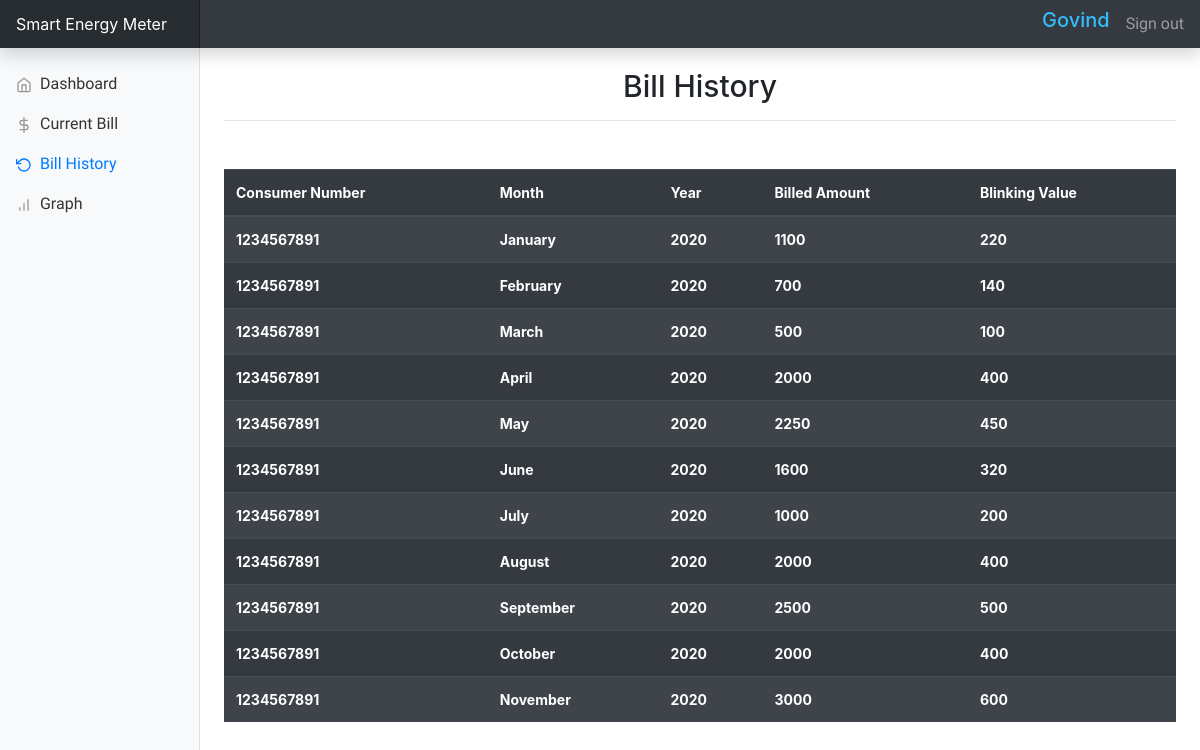
The app's page /user-dashboard/bill_history.php (signed in) with its own data.
### tables this page shows
CREATE TABLE `consumerdetails` (
  `name` text NOT NULL,
  `address` text NOT NULL,
  `emailid` text NOT NULL,
  `consumernumber` text NOT NULL,
  `phone` text DEFAULT NULL
);

CREATE TABLE `orderid` (
  `month` text NOT NULL,
  `year` text NOT NULL,
  `consumernumber` text NOT NULL,
  `totalamount` text NOT NULL,
  `blinkingvalue` int(11) NOT NULL
);

### user-dashboard/bill_history.php (the view, shortened to what this page needs)
<!doctype html>
<html lang="en">
  <head>
<link href="css/bootstrap.min.css" rel="stylesheet">
    <link href="css/bill_history.css" rel="stylesheet">
  </head>
  <body>
      <?php
    include 'connection.php';
    $consumerid = $_SESSION['consumerid'];
    $lasturl=$_SERVER['HTTP_REFERER'];
    if(isset($_SESSION['consumerid'])){
        $sql="SELECT * FROM `orderid` WHERE `consumernumber`='$consumerid'";
        $result = mysqli_query($conn,$sql);
        $sql1="SELECT* FROM `consumerdetails` WHERE `consumernumber`='$consumerid'";
        $result1 = mysqli_query($conn,$sql1);
        $row1= $result1->fetch_assoc();
        ?>
  <nav class="navbar navbar-dark sticky-top bg-dark flex-md-nowrap p-0 shadow">
  <a class="navbar-brand col-md-3 col-lg-2 mr-0 px-3" href="#">Smart Energy Meter</a>
  <div class="graph ml-auto">
   <h5><?php echo $row1['name'] ?></h5>
   </div>
  <ul class="navbar-nav px-3">
    <li class="nav-item text-nowrap">
    <a class="nav-link" href="signout.php">Sign out</a>
    </li>
  </ul>
</nav>
<div class="container-fluid">
  <div class="row">
    <nav id="sidebarMenu" class="col-md-3 col-lg-2 d-md-block bg-light sidebar collapse">
      <div class="sidebar-sticky pt-3">
        <ul class="nav flex-column">
          <li class="nav-item">
            <a class="nav-link " href="user_dash.php">
              <span data-feather="home"></span>
              Dashboard <span class="sr-only">(current)</span>
            </a>
          </li>
          <li class="nav-item">
            <a class="nav-link" href="current_bill.php">
              <span data-feather="dollar-sign"></span>
              Current Bill
            </a>
          </li>
          <li class="nav-item">
            <a class="nav-link active" href="bill_history.php">
              <span data-feather="rotate-ccw"></span>
              Bill History
            </a>
          </li>
          <li class="nav-item">
            <a class="nav-link" href="graph.php">
              <span data-feather="bar-chart"></span>
              Graph
            </a>
          </li>
        </ul>
      </div>
    </nav>
    <main role="main" class="col-md-9 ml-sm-auto col-lg-10 px-md-4">
   <div class="content">
   <h2 align="center">Bill History</h2>
   <hr>
   <table class="table table-striped table-responsive-sm table-dark mt-5">
    <thead>
      <tr>
        <th scope="col">Consumer Number</th>
        <th scope="col">Month</th>
        <th scope="col">Year</th>
        <th scope="col"> Billed Amount </th>
        <th scope="col">Blinking Value</th>
      </tr>
    </thead>
    <tbody>
   <?php
        while($row = mysqli_fetch_array($result)){
         echo "<tr>";
         echo  '<th scope="row" >'.$row['consumernumber'].' </th>';
         echo  '<th scope="row" >'.$row['month'].' </th>';
         echo  '<th scope="row" >'.$row['year'].' </th>';
         echo  '<th scope="row" >'.$row['totalamount'].' </th>';
         echo  '<th scope="row" >'.$row['blinkingvalue'].' </th>';
        echo "</tr>";
        } ?>
        </tbody>
  </table>
    </main>
  </div>
</div>
</body>
<?php
}
else{
    header('location:'.$lasturl);
}
?>

### user-dashboard/css/bill_history.css (style rules this page uses)
body { font-size: .875rem; }
.nav-link { font-family: 'ABeeZee', sans-serif; font-size: 16px; }
.feather { width: 16px; height: 16px; vertical-align: text-bottom; }
.sidebar { position: fixed; top: 0; bottom: 0; left: 0; z-index: 100; padding: 48px 0 0; box-shadow: inset -1px 0 0 rgba(0, 0, 0, .1); }
.content>h2 { font-family: -apple-system, BlinkMacSystemFont, 'Segoe UI', Roboto, Oxygen, Ubuntu, Cantarell, 'Open Sans', 'Helvetica Neue', sans-serif; font-size: 30px; margin-top: 20px; }
.graph>h5 { color: rgb(52, 189, 253); }
.sidebar-sticky { position: relative; top: 0; height: calc(100vh - 48px); padding-top: .5rem; overflow-x: hidden; overflow-y: auto; }
.sidebar .nav-link { font-weight: 500; color: #333; }
.sidebar .nav-link .feather { margin-right: 4px; color: #999; }
.sidebar .nav-link.active { color: #007bff; }
.sidebar .nav-link:hover .feather, .sidebar .nav-link.active .feather { color: inherit; }
.navbar-brand { padding-top: .75rem; padding-bottom: .75rem; font-size: 1rem; background-color: rgba(0, 0, 0, .25); box-shadow: inset -1px 0 0 rgba(0, 0, 0, .25); }

### records on screen
consumerdetails: name "Govind"
orderid: consumernumber "1234567891", month "January", year "2020", totalamount "1100", blinkingvalue "220"
orderid: consumernumber "1234567891", month "February", year "2020", totalamount "700", blinkingvalue "140"
orderid: consumernumber "1234567891", month "March", year "2020", totalamount "500", blinkingvalue "100"
orderid: consumernumber "1234567891", month "April", year "2020", totalamount "2000", blinkingvalue "400"
orderid: consumernumber "1234567891", month "May", year "2020", totalamount "2250", blinkingvalue "450"
orderid: consumernumber "1234567891", month "June", year "2020", totalamount "1600", blinkingvalue "320"
orderid: consumernumber "1234567891", month "July", year "2020", totalamount "1000", blinkingvalue "200"
orderid: consumernumber "1234567891", month "August", year "2020", totalamount "2000", blinkingvalue "400"
orderid: consumernumber "1234567891", month "September", year "2020", totalamount "2500", blinkingvalue "500"
orderid: consumernumber "1234567891", month "October", year "2020", totalamount "2000", blinkingvalue "400"
orderid: consumernumber "1234567891", month "November", year "2020", totalamount "3000", blinkingvalue "600"
